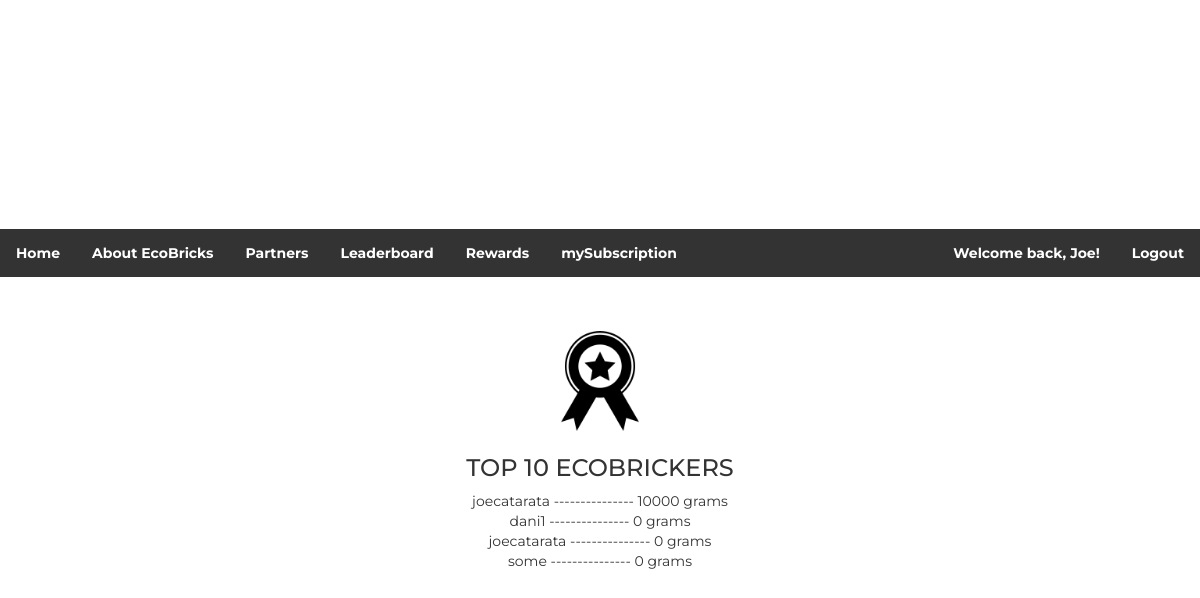
Page /leaderboard/ (signed in) on the committed database.
### ecobrick/models.py (models this page shows, shortened)
class UserDetail(models.Model):
    email = models.EmailField(max_length = 50, unique = True, blank = False, null = True)
    firstName = models.CharField(max_length = 50)
    lastName = models.CharField(max_length = 50)
    address = models.CharField(max_length = 150)
    contactNum = models.CharField(max_length = 50)
    brickNum = models.PositiveIntegerField(default = 0)
    brickWeight = models.PositiveIntegerField(default = 0)
    brickPoints = models.PositiveIntegerField(default = 0)
    choices = ((0, 'Staff'), (1, 'Regular User'))
    userType = models.IntegerField(default = 1, choices = choices)
    username = models.CharField(max_length=50)
    password = models.CharField(max_length=50)
    isPremium = models.BooleanField(default=False)

### ecobrick/views.py (the view)
# urls.py: path('leaderboard/', views.leaderboard, name="leaderboard"),
def leaderboard(request):
    top_users =  UserDetail.objects.all().order_by('-brickWeight')[:10]
    try:
        loggeduser = UserDetail.objects.get(id=request.session['user'])
    except(KeyError, UserDetail.DoesNotExist):
        loggeduser = 0
    context = {
        'top_users':top_users,
        'loggeduser':loggeduser,
    }
    return render(request, 'leaderboard.html', context)

### ecobrick/templates/leaderboard.html (shortened to what this page needs)
{% extends 'navbar.html' %}
{% load staticfiles %}
{% block content %}
    <head>
    </head>
    <body>
        <br><br>
        <div id='container'>
                <img id="tao" src="{% static 'medal.png' %}"><br>
            <h3>TOP 10 ECOBRICKERS</h3>
            <div id='map'>
                {% for user in top_users %}
                {{user.username}} --------------- {{user.brickWeight}} grams <br>
                {% endfor %}
            </div>
        </div>
    </body>
   {% endblock %}

### ecobrick/templates/navbar.html (shortened to what this page needs)
{% load static %}
<html>
    <head>
        <link rel="stylesheet" type="text/css" href="{% static 'base.css' %}">
        <link rel="stylesheet" type="text/css" href="https://maxcdn.bootstrapcdn.com/bootstrap/3.3.1/css/bootstrap.min.css">
    </head>
    <body>
        <ul>
            <li><a href="{% url 'home' %}">Home</a></li>
            <li><a href="/about">About EcoBricks</a></li>
            <li><a href="{% url 'partners' %}">Partners</a></li>
            <li><a href="/leaderboard">Leaderboard</a></li>
            {% if loggeduser == 0 %}
            <li style="float:right"><a href="/login/">Login</a></li>
            <li style="float:right"><a href="/register/">Register</a></li>
            {% else %}
            <li><a href="/rewards">Rewards</a></li>
            <li><a href="/subscription">mySubscription</a></li>
            <li style="float:right"><a href="/logout/">Logout</a></li>
            <li style="float:right"><a href="/profile/{{loggeduser.id}}">Welcome back, {{loggeduser.firstName}}!</a></li>
            {% endif %}
        </ul>
        {% block content %}
        {% endblock %}
    </body>
</html>

### ecobrick/static/base.css (style rules this page uses)
body { font-family: Montserrat; }

### ecobrick/templates/navbar.html (style rules this page uses)
ul { font-family: 'Montserrat', serif; font-weight: bold; list-style-type: none; margin: 0; padding: 0; overflow: hidden; background-color: #333; }
li { float: left; }
li a { display: block; color: white; text-align: center; padding: 14px 16px; text-decoration: none; }

### ecobrick/templates/leaderboard.html (style rules this page uses)
body { font-family: Montserrat; align-content: center; text-align: center; }
img { max-width: 100px; max-height: 100px; margin: 4px; }

### rows in the picture
UserDetail: firstName "Joe", username "joecatarata", brickWeight "10000"
UserDetail: username "dani1", brickWeight "0"
UserDetail: username "joecatarata", brickWeight "0"
UserDetail: username "some", brickWeight "0"
